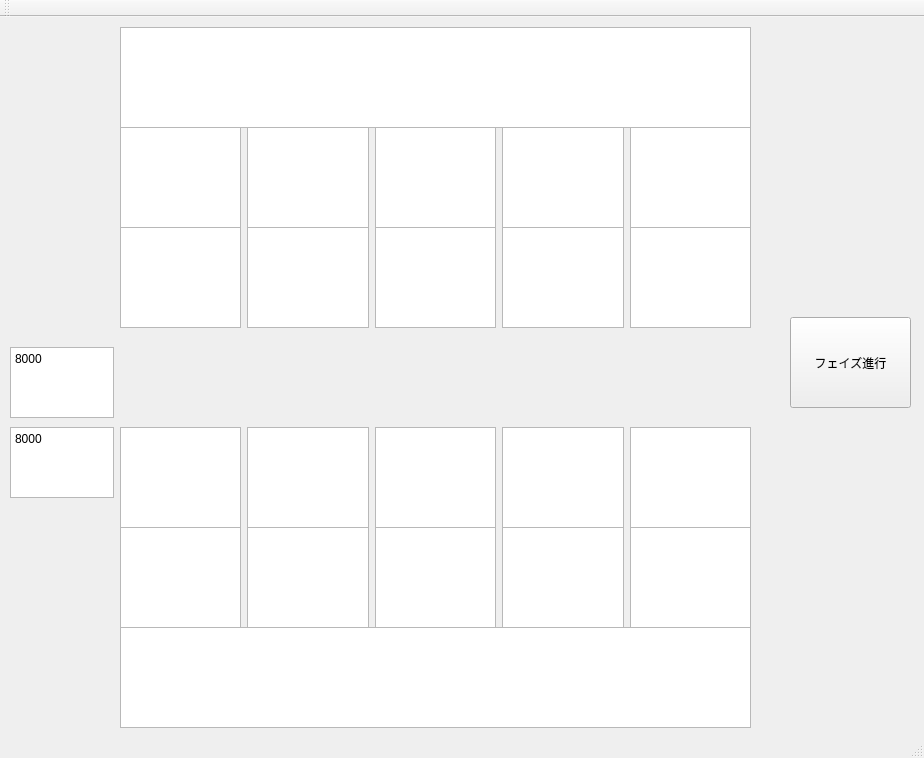
<?xml version="1.0" encoding="UTF-8"?>
<ui version="4.0">
 <class>MainWindow</class>
 <widget class="QMainWindow" name="MainWindow">
  <property name="geometry">
   <rect>
    <x>0</x>
    <y>0</y>
    <width>924</width>
    <height>758</height>
   </rect>
  </property>
  <property name="windowTitle">
   <string>MainWindow</string>
  </property>
  <widget class="QWidget" name="centralwidget">
   <widget class="QWidget" name="horizontalLayoutWidget_5">
    <property name="geometry">
     <rect>
      <x>120</x>
      <y>10</y>
      <width>631</width>
      <height>101</height>
     </rect>
    </property>
    <layout class="QHBoxLayout" name="handLayout2">
     <item>
      <widget class="QListWidget" name="enemyHandlistWidget"/>
     </item>
    </layout>
   </widget>
   <widget class="QWidget" name="horizontalLayoutWidget_6">
    <property name="geometry">
     <rect>
      <x>120</x>
      <y>110</y>
      <width>631</width>
      <height>101</height>
     </rect>
    </property>
    <layout class="QHBoxLayout" name="spellLayout2">
     <item>
      <widget class="QTextEdit" name="textEdit_8"/>
     </item>
     <item>
      <widget class="QTextEdit" name="textEdit_10"/>
     </item>
     <item>
      <widget class="QTextEdit" name="textEdit_9"/>
     </item>
     <item>
      <widget class="QTextEdit" name="textEdit_7"/>
     </item>
     <item>
      <widget class="QTextEdit" name="textEdit_6"/>
     </item>
    </layout>
   </widget>
   <widget class="QWidget" name="horizontalLayoutWidget_7">
    <property name="geometry">
     <rect>
      <x>120</x>
      <y>210</y>
      <width>631</width>
      <height>101</height>
     </rect>
    </property>
    <layout class="QHBoxLayout" name="monsterLayout2">
     <item>
      <widget class="QListWidget" name="enemymonsterWidget1"/>
     </item>
     <item>
      <widget class="QListWidget" name="enemymonsterWidget2"/>
     </item>
     <item>
      <widget class="QListWidget" name="enemymonsterWidget3"/>
     </item>
     <item>
      <widget class="QListWidget" name="enemymonsterWidget4"/>
     </item>
     <item>
      <widget class="QListWidget" name="enemymonsterWidget5"/>
     </item>
    </layout>
   </widget>
   <widget class="QWidget" name="horizontalLayoutWidget_8">
    <property name="geometry">
     <rect>
      <x>120</x>
      <y>310</y>
      <width>631</width>
      <height>101</height>
     </rect>
    </property>
    <layout class="QHBoxLayout" name="rinkLayout"/>
   </widget>
   <widget class="QWidget" name="horizontalLayoutWidget_9">
    <property name="geometry">
     <rect>
      <x>120</x>
      <y>410</y>
      <width>631</width>
      <height>101</height>
     </rect>
    </property>
    <layout class="QHBoxLayout" name="monsterLayout1">
     <item>
      <widget class="QListWidget" name="monsterWidget1"/>
     </item>
     <item>
      <widget class="QListWidget" name="monsterWidget2"/>
     </item>
     <item>
      <widget class="QListWidget" name="monsterWidget3"/>
     </item>
     <item>
      <widget class="QListWidget" name="monsterWidget4"/>
     </item>
     <item>
      <widget class="QListWidget" name="monsterWidget5"/>
     </item>
    </layout>
   </widget>
   <widget class="QWidget" name="horizontalLayoutWidget_10">
    <property name="geometry">
     <rect>
      <x>120</x>
      <y>510</y>
      <width>631</width>
      <height>101</height>
     </rect>
    </property>
    <layout class="QHBoxLayout" name="spellLayout1">
     <item>
      <widget class="QTextEdit" name="textEdit_19"/>
     </item>
     <item>
      <widget class="QTextEdit" name="textEdit_20"/>
     </item>
     <item>
      <widget class="QTextEdit" name="textEdit_18"/>
     </item>
     <item>
      <widget class="QTextEdit" name="textEdit_17"/>
     </item>
     <item>
      <widget class="QTextEdit" name="textEdit_16"/>
     </item>
    </layout>
   </widget>
   <widget class="QWidget" name="horizontalLayoutWidget_11">
    <property name="geometry">
     <rect>
      <x>120</x>
      <y>610</y>
      <width>631</width>
      <height>101</height>
     </rect>
    </property>
    <layout class="QHBoxLayout" name="handLayout1">
     <item>
      <widget class="QListWidget" name="handlistWidget"/>
     </item>
    </layout>
   </widget>
   <widget class="QWidget" name="horizontalLayoutWidget_12">
    <property name="geometry">
     <rect>
      <x>30</x>
      <y>510</y>
      <width>81</width>
      <height>101</height>
     </rect>
    </property>
    <layout class="QHBoxLayout" name="fieldspellLayout1"/>
   </widget>
   <widget class="QWidget" name="horizontalLayoutWidget_13">
    <property name="geometry">
     <rect>
      <x>760</x>
      <y>500</y>
      <width>81</width>
      <height>101</height>
     </rect>
    </property>
    <layout class="QHBoxLayout" name="graveyardLayout1"/>
   </widget>
   <widget class="QWidget" name="horizontalLayoutWidget_14">
    <property name="geometry">
     <rect>
      <x>780</x>
      <y>610</y>
      <width>81</width>
      <height>101</height>
     </rect>
    </property>
    <layout class="QHBoxLayout" name="deckLayout1"/>
   </widget>
   <widget class="QWidget" name="horizontalLayoutWidget_15">
    <property name="geometry">
     <rect>
      <x>760</x>
      <y>400</y>
      <width>81</width>
      <height>101</height>
     </rect>
    </property>
    <layout class="QHBoxLayout" name="banishzoneLayout1"/>
   </widget>
   <widget class="QWidget" name="horizontalLayoutWidget_16">
    <property name="geometry">
     <rect>
      <x>30</x>
      <y>220</y>
      <width>81</width>
      <height>101</height>
     </rect>
    </property>
    <layout class="QHBoxLayout" name="banishzoneLayout2"/>
   </widget>
   <widget class="QWidget" name="horizontalLayoutWidget_18">
    <property name="geometry">
     <rect>
      <x>30</x>
      <y>120</y>
      <width>81</width>
      <height>101</height>
     </rect>
    </property>
    <layout class="QHBoxLayout" name="graveyardLayout2"/>
   </widget>
   <widget class="QWidget" name="horizontalLayoutWidget_17">
    <property name="geometry">
     <rect>
      <x>10</x>
      <y>10</y>
      <width>81</width>
      <height>101</height>
     </rect>
    </property>
    <layout class="QHBoxLayout" name="deckLayout2"/>
   </widget>
   <widget class="QWidget" name="horizontalLayoutWidget_19">
    <property name="geometry">
     <rect>
      <x>10</x>
      <y>610</y>
      <width>81</width>
      <height>101</height>
     </rect>
    </property>
    <layout class="QHBoxLayout" name="extradeckLayout1"/>
   </widget>
   <widget class="QWidget" name="horizontalLayoutWidget_20">
    <property name="geometry">
     <rect>
      <x>760</x>
      <y>110</y>
      <width>81</width>
      <height>101</height>
     </rect>
    </property>
    <layout class="QHBoxLayout" name="fieldspellLayout2"/>
   </widget>
   <widget class="QWidget" name="horizontalLayoutWidget_21">
    <property name="geometry">
     <rect>
      <x>780</x>
      <y>10</y>
      <width>81</width>
      <height>101</height>
     </rect>
    </property>
    <layout class="QHBoxLayout" name="extradeckLayout2"/>
   </widget>
   <widget class="QPushButton" name="pushButton">
    <property name="geometry">
     <rect>
      <x>790</x>
      <y>300</y>
      <width>121</width>
      <height>91</height>
     </rect>
    </property>
    <property name="text">
     <string>フェイズ進行</string>
    </property>
   </widget>
   <widget class="QTextEdit" name="lifepointtextEdit2">
    <property name="geometry">
     <rect>
      <x>10</x>
      <y>330</y>
      <width>104</width>
      <height>71</height>
     </rect>
    </property>
    <property name="html">
     <string>&lt;!DOCTYPE HTML PUBLIC &quot;-//W3C//DTD HTML 4.0//EN&quot; &quot;http://www.w3.org/TR/REC-html40/strict.dtd&quot;&gt;
&lt;html&gt;&lt;head&gt;&lt;meta name=&quot;qrichtext&quot; content=&quot;1&quot; /&gt;&lt;meta charset=&quot;utf-8&quot; /&gt;&lt;style type=&quot;text/css&quot;&gt;
p, li { white-space: pre-wrap; }
hr { height: 1px; border-width: 0; }
li.unchecked::marker { content: &quot;\2610&quot;; }
li.checked::marker { content: &quot;\2612&quot;; }
&lt;/style&gt;&lt;/head&gt;&lt;body style=&quot; font-family:'Segoe UI'; font-size:9pt; font-weight:400; font-style:normal;&quot;&gt;
&lt;p style=&quot; margin-top:0px; margin-bottom:0px; margin-left:0px; margin-right:0px; -qt-block-indent:0; text-indent:0px;&quot;&gt;8000&lt;/p&gt;&lt;/body&gt;&lt;/html&gt;</string>
    </property>
   </widget>
   <widget class="QTextEdit" name="lifepointtextEdit1">
    <property name="geometry">
     <rect>
      <x>10</x>
      <y>410</y>
      <width>104</width>
      <height>71</height>
     </rect>
    </property>
    <property name="html">
     <string>&lt;!DOCTYPE HTML PUBLIC &quot;-//W3C//DTD HTML 4.0//EN&quot; &quot;http://www.w3.org/TR/REC-html40/strict.dtd&quot;&gt;
&lt;html&gt;&lt;head&gt;&lt;meta name=&quot;qrichtext&quot; content=&quot;1&quot; /&gt;&lt;meta charset=&quot;utf-8&quot; /&gt;&lt;style type=&quot;text/css&quot;&gt;
p, li { white-space: pre-wrap; }
hr { height: 1px; border-width: 0; }
li.unchecked::marker { content: &quot;\2610&quot;; }
li.checked::marker { content: &quot;\2612&quot;; }
&lt;/style&gt;&lt;/head&gt;&lt;body style=&quot; font-family:'Segoe UI'; font-size:9pt; font-weight:400; font-style:normal;&quot;&gt;
&lt;p style=&quot; margin-top:0px; margin-bottom:0px; margin-left:0px; margin-right:0px; -qt-block-indent:0; text-indent:0px;&quot;&gt;8000&lt;/p&gt;&lt;/body&gt;&lt;/html&gt;</string>
    </property>
   </widget>
  </widget>
  <widget class="QMenuBar" name="menubar">
   <property name="geometry">
    <rect>
     <x>0</x>
     <y>0</y>
     <width>924</width>
     <height>22</height>
    </rect>
   </property>
  </widget>
  <widget class="QStatusBar" name="statusbar"/>
  <widget class="QToolBar" name="toolBar">
   <property name="windowTitle">
    <string>toolBar</string>
   </property>
   <attribute name="toolBarArea">
    <enum>TopToolBarArea</enum>
   </attribute>
   <attribute name="toolBarBreak">
    <bool>false</bool>
   </attribute>
  </widget>
 </widget>
 <resources/>
 <connections/>
</ui>
